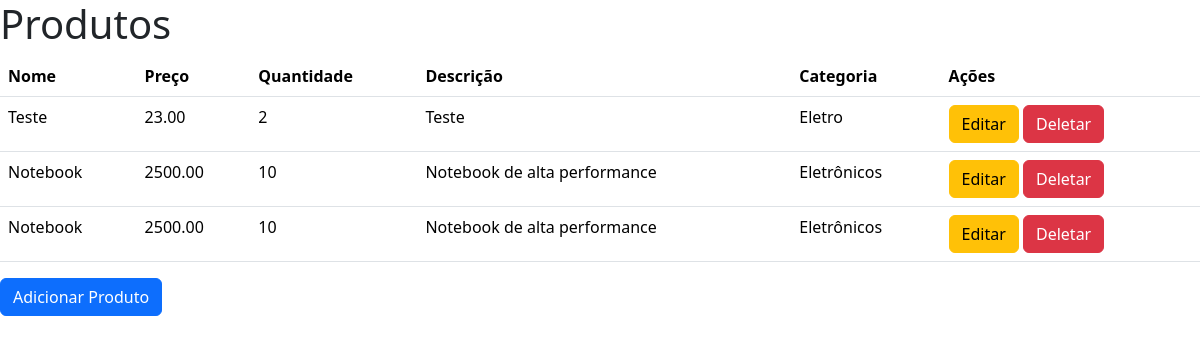
Page /produto/ on the committed database.
### estoque/models.py (models this page shows, shortened)
class Produto(models.Model):
    id_produto = models.AutoField(primary_key=True)
    nome = models.CharField(max_length=100)
    quantidade = models.IntegerField()
    preco = models.DecimalField(max_digits=10, decimal_places=2)
    categoria = models.ForeignKey(
        'estoque.Categoria',
        on_delete=models.CASCADE,
        null=True,
        blank=True
    )
    descricao = models.TextField(default="")
    fornecedores = models.ManyToManyField('estoque.Fornecedor', related_name="produtos")

class Categoria(models.Model):
    id_categoria = models.AutoField(primary_key=True)
    nome = models.CharField(max_length=250)
    descricao = models.CharField(max_length=255)

### estoque/views.py (the view)
# urls.py: path('produto/', views.listar_produtos, name='listar_produtos'),
def listar_produtos(request):
    produtos = Produto.objects.select_related('categoria').prefetch_related('fornecedores').all()
    return render(request, 'produto/listar_produtos.html', {'produtos': produtos})

### estoque/templates/produto/listar_produtos.html (shortened to what this page needs)
<!DOCTYPE html>
<html lang="pt-br">
<head>
    <link href="https://cdn.jsdelivr.net/npm/bootstrap@5.3.3/dist/css/bootstrap.min.css" rel="stylesheet"
>
</head>
<body>
    <h1>Produtos</h1>
    <table class="table">
        <thead>
            <tr>
                <th>Nome</th>
                <th>Preço</th>
                <th>Quantidade</th>
                <th>Descrição</th>
                <th>Categoria</th>
                <th>Ações</th>
            </tr>
        </thead>
        <tbody>
            {% for produto in produtos %}
            <tr>
                <td>{{ produto.nome }}</td>
                <td>{{ produto.preco }}</td>
                <td>{{ produto.quantidade }}</td>
                <td>{{ produto.descricao }}</td>
                <td>{{ produto.categoria.nome }}</td>
                <td>
                    <a href="{% url 'editar_produto' produto.id_produto %}" class="btn btn-warning">Editar</a>
                    <a href="{% url 'deletar_produto' produto.id_produto %}" class="btn btn-danger">Deletar</a>
                </td>
            </tr>
            {% endfor %}
        </tbody>
    </table>
    <a href="{% url 'adicionar_produto' %}" class="btn btn-primary">Adicionar Produto</a>
</body>
</html>

### rows in the picture
Produto: nome "Teste", preco "23.00", quantidade "2", descricao "Teste", categoria.nome "Eletro"
Produto: nome "Notebook", preco "2500.00", quantidade "10", descricao "Notebook de alta performance", categoria.nome "Eletrônicos"
Produto: nome "Notebook", preco "2500.00", quantidade "10", descricao "Notebook de alta performance", categoria.nome "Eletrônicos"
